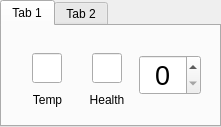
   <widget class="QTabWidget" name="tabWidget_2">
    <property name="geometry">
     <rect>
      <x>220</x>
      <y>600</y>
      <width>221</width>
      <height>127</height>
     </rect>
    </property>
    <property name="currentIndex">
     <number>0</number>
    </property>
    <widget class="QWidget" name="tab_3">
     <attribute name="title">
      <string>Tab 1</string>
     </attribute>
     <layout class="QGridLayout" name="gridLayout_3">
      <item row="0" column="0">
       <widget class="QWidget" name="widget_44" native="true">
        <layout class="QHBoxLayout" name="horizontalLayout_3">
         <item>
          <widget class="QWidget" name="widget_47" native="true">
           <layout class="QVBoxLayout" name="verticalLayout_8">
            <property name="spacing">
             <number>3</number>
            </property>
            <property name="leftMargin">
             <number>0</number>
            </property>
            <property name="topMargin">
             <number>0</number>
            </property>
            <property name="rightMargin">
             <number>0</number>
            </property>
            <property name="bottomMargin">
             <number>0</number>
            </property>
            <item>
             <widget class="QWidget" name="widget_4" native="true">
              <layout class="QHBoxLayout" name="horizontalLayout_5">
               <item>
                <spacer name="horizontalSpacer_3">
                 <property name="orientation">
                  <enum>Qt::Horizontal</enum>
                 </property>
                 <property name="sizeHint" stdset="0">
                  <size>
                   <width>3</width>
                   <height>20</height>
                  </size>
                 </property>
                </spacer>
               </item>
               <item>
                <widget class="QLineEdit" name="lineEdit_70">
                 <property name="minimumSize">
                  <size>
                   <width>30</width>
                   <height>30</height>
                  </size>
                 </property>
                 <property name="maximumSize">
                  <size>
                   <width>30</width>
                   <height>30</height>
                  </size>
                 </property>
                 <property name="alignment">
                  <set>Qt::AlignCenter</set>
                 </property>
                </widget>
               </item>
               <item>
                <spacer name="horizontalSpacer_4">
                 <property name="orientation">
                  <enum>Qt::Horizontal</enum>
                 </property>
                 <property name="sizeHint" stdset="0">
                  <size>
                   <width>4</width>
                   <height>20</height>
                  </size>
                 </property>
                </spacer>
               </item>
              </layout>
             </widget>
            </item>
            <item>
             <widget class="QLabel" name="label_20">
              <property name="minimumSize">
               <size>
                <width>50</width>
                <height>0</height>
               </size>
              </property>
              <property name="maximumSize">
               <size>
                <width>100</width>
                <height>16777215</height>
               </size>
              </property>
              <property name="text">
               <string>Temp</string>
              </property>
              <property name="alignment">
               <set>Qt::AlignCenter</set>
              </property>
             </widget>
            </item>
           </layout>
          </widget>
         </item>
         <item>
          <widget class="QWidget" name="widget_46" native="true">
           <layout class="QVBoxLayout" name="verticalLayout_7">
            <property name="spacing">
             <number>3</number>
            </property>
            <property name="leftMargin">
             <number>0</number>
            </property>
            <property name="topMargin">
             <number>0</number>
            </property>
            <property name="rightMargin">
             <number>0</number>
            </property>
            <property name="bottomMargin">
             <number>0</number>
            </property>
            <item>
             <widget class="QWidget" name="widget_3" native="true">
              <layout class="QHBoxLayout" name="horizontalLayout_4">
               <item>
                <spacer name="horizontalSpacer">
                 <property name="orientation">
                  <enum>Qt::Horizontal</enum>
                 </property>
                 <property name="sizeHint" stdset="0">
                  <size>
                   <width>0</width>
                   <height>20</height>
                  </size>
                 </property>
                </spacer>
               </item>
               <item>
                <widget class="QLineEdit" name="lineEdit_69">
                 <property name="minimumSize">
                  <size>
                   <width>30</width>
                   <height>30</height>
                  </size>
                 </property>
                 <property name="maximumSize">
                  <size>
                   <width>30</width>
                   <height>30</height>
                  </size>
                 </property>
                 <property name="alignment">
                  <set>Qt::AlignCenter</set>
                 </property>
                </widget>
               </item>
               <item>
                <spacer name="horizontalSpacer_2">
                 <property name="orientation">
                  <enum>Qt::Horizontal</enum>
                 </property>
                 <property name="sizeHint" stdset="0">
                  <size>
                   <width>1</width>
                   <height>20</height>
                  </size>
                 </property>
                </spacer>
               </item>
              </layout>
             </widget>
            </item>
            <item>
             <widget class="QLabel" name="label_19">
              <property name="minimumSize">
               <size>
                <width>50</width>
                <height>0</height>
               </size>
              </property>
              <property name="maximumSize">
               <size>
                <width>100</width>
                <height>16777215</height>
               </size>
              </property>
              <property name="text">
               <string>Health</string>
              </property>
              <property name="alignment">
               <set>Qt::AlignCenter</set>
              </property>
             </widget>
            </item>
           </layout>
          </widget>
         </item>
         <item>
          <widget class="QSpinBox" name="spinBox">
           <property name="maximumSize">
            <size>
             <width>1000</width>
             <height>16777215</height>
            </size>
           </property>
           <property name="font">
            <font>
             <pointsize>20</pointsize>
            </font>
           </property>
           <property name="alignment">
            <set>Qt::AlignCenter</set>
           </property>
          </widget>
         </item>
        </layout>
       </widget>
      </item>
     </layout>
    </widget>
    <widget class="QWidget" name="tab_4">
     <attribute name="title">
      <string>Tab 2</string>
     </attribute>
     <widget class="QLabel" name="label_18">
      <property name="geometry">
       <rect>
        <x>20</x>
        <y>30</y>
        <width>101</width>
        <height>16</height>
       </rect>
      </property>
      <property name="text">
       <string>Death saves</string>
      </property>
     </widget>
    </widget>
   </widget>
